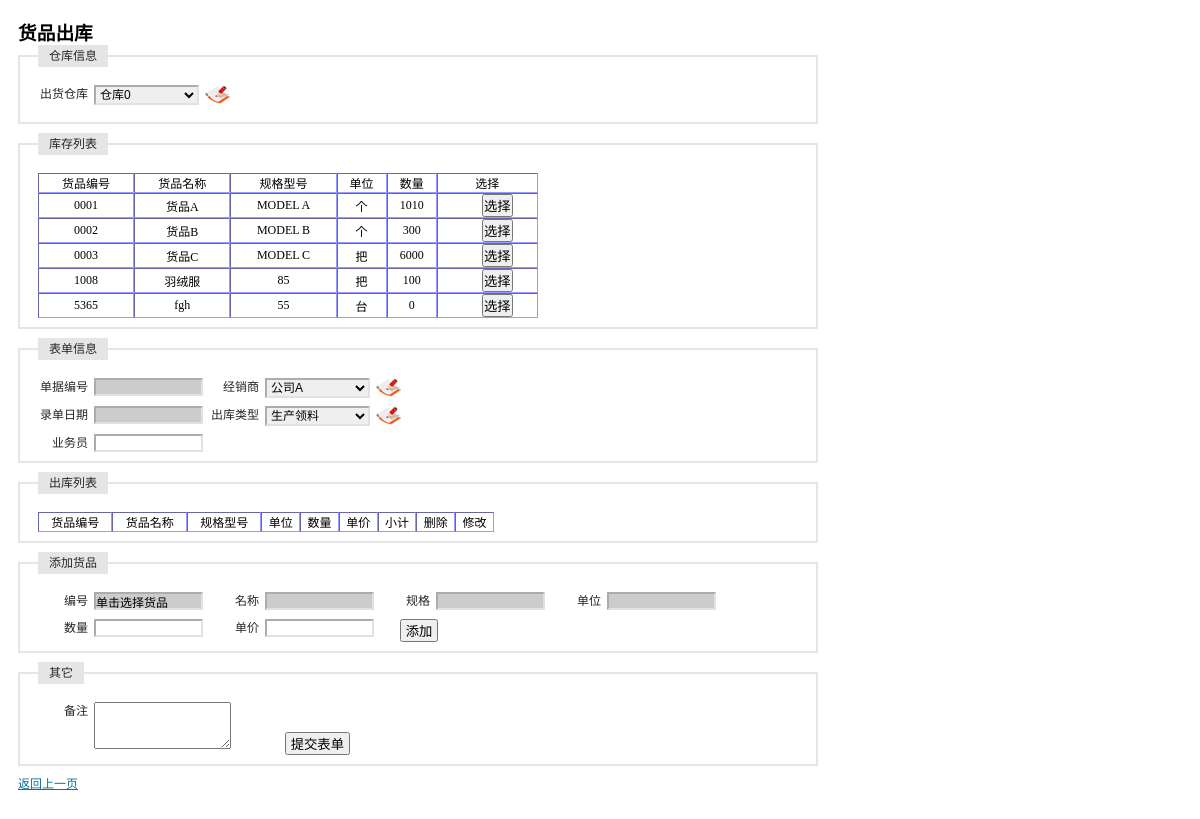
Screenshot of /receipt_inout/receipt_out.php (signed in) with the database file from the repository.
### tables this page shows
CREATE TABLE `table_warehouse_0000` (
  `id` varchar(8) NOT NULL,
  `num` int(4) default NULL,
  PRIMARY KEY  (`id`)
);

CREATE TABLE `tb_product` (
  `id` int(4) NOT NULL auto_increment,
  `maintype` varchar(20) NOT NULL,
  `subtype` varchar(20) NOT NULL,
  `name` varchar(20) NOT NULL,
  `encode` varchar(20) NOT NULL,
  `barcode` varchar(20) NOT NULL,
  `size` varchar(20) NOT NULL,
  `unit` varchar(10) NOT NULL,
  `upperlimit` int(4) NOT NULL,
  `lowerlimit` int(4) NOT NULL,
  `inprice` int(4) NOT NULL,
  `outprice` int(4) NOT NULL,
  `tupian` varchar(100) NOT NULL,
  `jianjie` mediumtext NOT NULL,
  `addtime` varchar(20) NOT NULL,
  PRIMARY KEY  (`id`,`encode`,`barcode`)
);

### receipt_inout/receipt_out.php (the view, shortened to what this page needs)
<?php
    $warehouse = $_GET[warehouse];
    $query = "select * from table_warehouse order by name";
    $result_warehouse = mysql_query($query);
    $query = "select * from table_company where type='经销商' order by name";
    $result_company = mysql_query($query);
    $query = "select * from tb_inout where type='出库' order by name";
    $result_inout = mysql_query($query);
    if($warehouse=='')
        $warehouse='0000';
    $query = "select * from table_warehouse_$warehouse order by id asc";
    $result_item = mysql_query($query);
?>
<!DOCTYPE html PUBLIC "-//W3C//DTD XHTML 1.0 Transitional//EN" "http://www.w3.org/TR/xhtml1/DTD/xhtml1-transitional.dtd">
<html xmlns="http://www.w3.org/1999/xhtml">
<head>
</head>
<link rel="stylesheet" type="text/css" href="../css/iframe.css" media="screen" />
<body style="width:800px">
<form id="item_in" name="item_in" method="post" action="receipt_out_bg.php" onsubmit=" return checkForm()">
  <h3>货品出库</h3>
  <fieldset>
  <legend>仓库信息</legend>
  <label>出货仓库</label>
  <select id="warehouse" name="warehouse" onchange="location.href='receipt_out.php?warehouse='+this.value">
    <?php
    while($RS = mysql_fetch_array($result_warehouse))
        if($warehouse == $RS[id])
            echo "<option value='$RS[id]' selected>$RS[name]</option>";
        else
            echo "<option value='$RS[id]'>$RS[name]</option>";
    ?>
  </select>
  <p><a href="/wms/basic/warehouse/warehouse_show.php" target="_self"><img src="/wms/image/delete.gif" alt="仓库管理" width="25" height="19" border="0"/></a></p>
  </fieldset>
  <fieldset>
  <legend>库存列表</legend>
  <table id="storage" width="500" border="1" cellspacing="0" cellpadding="5" style="font-size:12px; border:thin; border-color:#9999FF ">
    <tr align="center">
      <td>货品编号</td>
      <td>货品名称</td>
      <td>规格型号</td>
      <td>单位</td>
      <td>数量</td>
      <td>选择</td>
    </tr>
    <?php
    while($RS = mysql_fetch_array($result_item)){
        echo "<tr align='center'>";
        echo "<td>$RS[id]</td>";
        if(1){
            $query = "select * from tb_product where encode = '$RS[id]'";
            $result_iteminfo = mysql_query($query);
            $RS2 = mysql_fetch_array($result_iteminfo);
            echo "<td>$RS2[name]</td>";
            echo "<td>$RS2[size]</td>";
            echo "<td>$RS2[unit]</td>";
        }
        else{
            echo "<td></td>";
            echo "<td></td>";
            echo "<td></td>";
        }
        echo "<td>$RS[num]</td>";
        echo "<td><button type='button' onclick='chooseItem(this)'>选择</button></td>";
        echo "</tr>";
    }
    ?>
  </table>
  </fieldset>
  <fieldset>
  <legend>表单信息</legend>
  <label>单据编号</label>
  <input id="id" name="id" type="text" onkeyup="value=value.replace(/[^\d]/g,'')" style="background-color:#CCCCCC" readonly/>
  <label>经销商</label>
  <select name="company" id="company">
    <?php while($RS = mysql_fetch_array($result_company))echo "<option value='$RS[id]'>$RS[name]</option>";    ?>
  </select>
  <p><a href="/wms/basic/company/company_show.php" target="_self"><img src="/wms/image/delete.gif" alt="往来公司管理" width="25" height="19" border="0"/></a></p>
  <label>录单日期</label>
  <input name="date" type="text" id="control_date" style="background-color:#CCCCCC" onclick="new Calendar().show(this);"  maxlength="10" readonly/>
  <label>出库类型</label>
  <select id="type" name="type">
    <?php while($RS = mysql_fetch_array($result_inout))echo "<option value='$RS[id]'>$RS[name]</option>";?>
  </select>
  <p><a href="../test/_self" target="_self"><img src="/wms/image/delete.gif" alt="出入库类型管理" width="25" height="19" border="0"/></a></p>
  <label>业务员</label>
  <input id="yewuyuan" name="yewuyuan" type="text" />
  </fieldset>
  <fieldset>
  <legend>出库列表</legend>
  <table id="item_list" width="60%" border="1" cellspacing="0" cellpadding="5" style="font-size:12px; border:thin; border-color:#9999FF ">
    <tr align="center">
      <td>货品编号</td>
      <td>货品名称</td>
      <td>规格型号</td>
      <td>单位</td>
      <td>数量</td>
      <td>单价</td>
      <td>小计</td>
      <td>删除</td>
      <td>修改</td>
    </tr>
  </table>
  </fieldset>
  <fieldset>
  <legend>添加货品</legend>
  <label>编号</label>
  <input id="item_id" name="item_id" type="text" value="单击选择货品" size="10" style="background-color:#CCCCCC" readonly />
  <label>名称</label>
  <input id="item_name" name="item_name" type="text" size="5" style="background-color:#CCCCCC" readonly />
  <label>规格</label>
  <input id="item_model" name="item_model" type="text" size="5" style="background-color:#CCCCCC" readonly />
  <label>单位</label>
  <input id="item_unit" name="item_unit" type="text" size="5" style="background-color:#CCCCCC" readonly />
  <p>&nbsp;</p>
  <label>数量</label>
  <input name="item_num" type="text" id="item_num" onkeyup="value=value.replace(/[^\d]/g,'');numLimit(this)" maxlength="4" />
  <label>单价</label>
  <input name="item_price" type="text" id="item_price" onkeyup="value=value.replace(/[^.\d]/g,'');valueLimit(this)" maxlength="8" />
  <button type="button" onclick="if(checkInput()==true) addRow();">&nbsp;添加&nbsp;</button>
  </fieldset>
  <fieldset>
  <legend>其它</legend>
  <label>备注</label>
  <textarea name="remark" cols="15" rows="3" onkeyup="if(this.innerHTML.length>50) this.innerHTML=this.innerHTML.substr(0,50)"></textarea>
  <button type="submit" style="margin-left:50px">&nbsp;提交表单&nbsp;</button>
  </fieldset>
</form>
<p><a href="../basic/company/company_show.php">返回上一页</a></p>
</body>
</html>

### css/iframe.css (style rules this page uses)
* { margin: 0; padding: 0; }
body { background: #FFF; padding: 18px; }
a { color: #09719D; cursor: pointer; }
form fieldset { border: #E5E5E5 2px solid; clear: both; margin-bottom: 9px; overflow: hidden; padding: 9px 18px; }
form input, form select { border-color: #ACACAC #E1E1E1 #E1E1E1 #ACACAC; border-style: solid; border-width: 2px; float: left; font-size:12px; margin-right: 6px; width: 105px; }
form label { color: #262626; font: normal 12px/18px Arial, sans-serif; float: left; margin-right: 6px; text-align: right; width: 50px; }
form legend { background: #E5E5E5; color: #262626; font: normal 12px/18px Arial, sans-serif; margin-bottom: 9px; padding: 2px 11px; }
form button { margin-left: 20px; }
p { color: #666; font: normal 12px/18px Arial, sans-serif; margin-bottom: 9px; }

### rows the page displays
table_warehouse_0000: id "0001", tb_product.name "货品A", tb_product.size "MODEL A", tb_product.unit "个", num "1010"
table_warehouse_0000: id "0002", tb_product.name "货品B", tb_product.size "MODEL B", tb_product.unit "个", num "300"
table_warehouse_0000: id "0003", tb_product.name "货品C", tb_product.size "MODEL C", tb_product.unit "把", num "6000"
table_warehouse_0000: id "1008", tb_product.name "羽绒服", tb_product.size "85", tb_product.unit "把", num "100"
table_warehouse_0000: id "5365", tb_product.name "fgh", tb_product.size "55", tb_product.unit "台", num "0"

### other values shown
form field warehouse "仓库0"
form field company "公司A"
form field type "生产领料"
